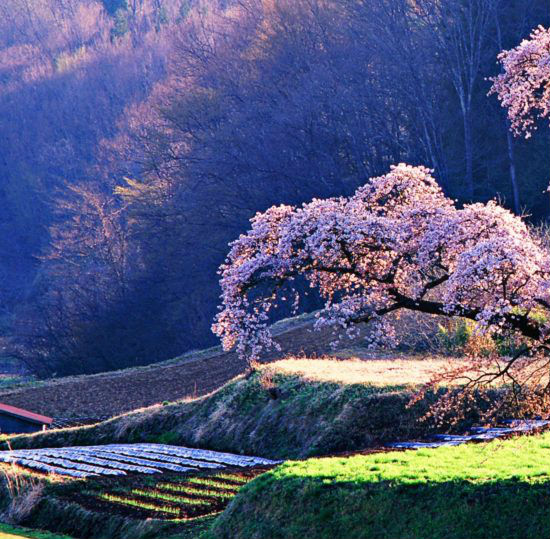
#> input picture Sourses/photo3.jpg, 550 x 539 px
$ python code.py
#> lines starting #> are read from the running program, lines starting #| are printed output that depends on the picture
import numpy as np
import cv2
def detectAndDescribe(image):
	descriptor = cv2.xfeatures2d.SIFT_create()
	(kps, features) = descriptor.detectAndCompute(image, None)
	kps = np.float32([kp.pt for kp in kps])
	return (kps, features)

def matchKeypoints(kpsA, kpsB, featuresA, featuresB, ratio, reprojThresh):
	matcher = cv2.DescriptorMatcher_create("BruteForce")
	rawMatches = matcher.knnMatch(featuresA, featuresB, 2)
	matches = []
	for m in rawMatches:
		if len(m) == 2 and m[0].distance < m[1].distance * ratio:
			matches.append((m[0].trainIdx, m[0].queryIdx))
		if len(matches) > 100:
			ptsA = np.float32([kpsA[i] for (_, i) in matches])
			ptsB = np.float32([kpsB[i] for (i, _) in matches])

			(H, status) = cv2.findHomography(ptsA, ptsB, cv2.RANSAC,
				reprojThresh)
			return (matches, H, status)
	return None

def warpImages(img1, img2, H):
	rows1, cols1 = img1.shape[:2]
	rows2, cols2 = img2.shape[:2]

	list_of_points_1 = np.float32([[0,0], [0,rows1], [cols1, rows1], [cols1,0]]).reshape(-1,1,2)
	temp_points = np.float32([[0,0], [0,rows2], [cols2, rows2], [cols2,0]]).reshape(-1,1,2)

	list_of_points_2 = cv2.perspectiveTransform(temp_points, H)
	list_of_points = np.concatenate((list_of_points_1, list_of_points_2), axis=0)

	[x_min, y_min] = np.int32(list_of_points.min(axis=0).ravel() - 0.5)
	[x_max, y_max] = np.int32(list_of_points.max(axis=0).ravel() + 0.5)

	translation_dist = [-x_min, -y_min]
	H_translation = np.array([[1, 0, translation_dist[0]], [0, 1, translation_dist[1]], [0,0,1]])

	output_img = cv2.warpPerspective(img2, H_translation.dot(H), (x_max - x_min, y_max - y_min))
	output_img[translation_dist[1]:rows1+translation_dist[1],translation_dist[0]:cols1+translation_dist[0]] = img1
	return output_img


image1 = cv2.imread("photo3.jpg",0)
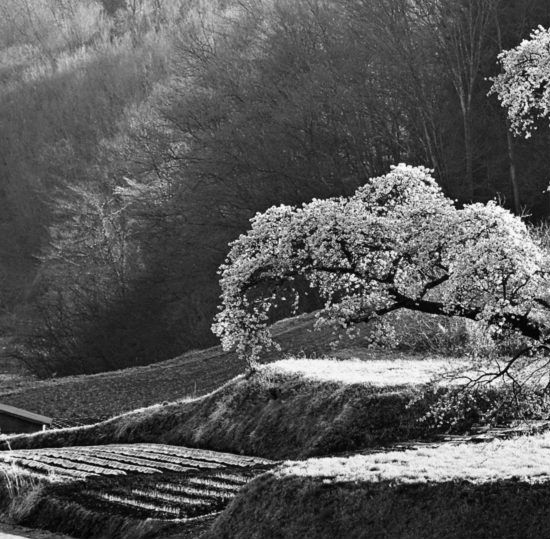
#> image1: shape (539, 550); min 0, max 255, mean 87.7
image2 = cv2.imread("photo4.jpg",0)
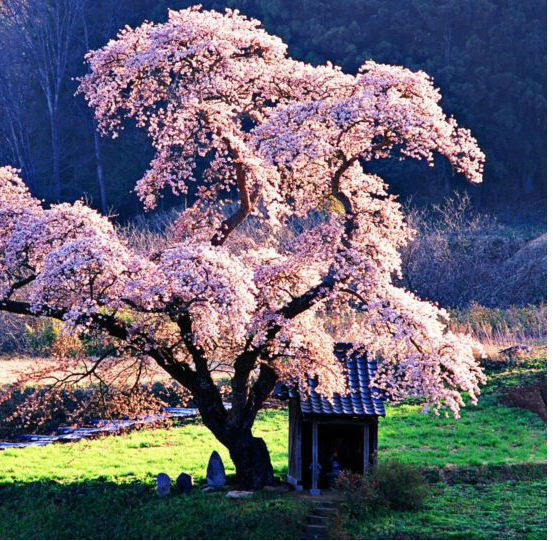
#> input picture Sourses/photo4.jpg, 553 x 541 px
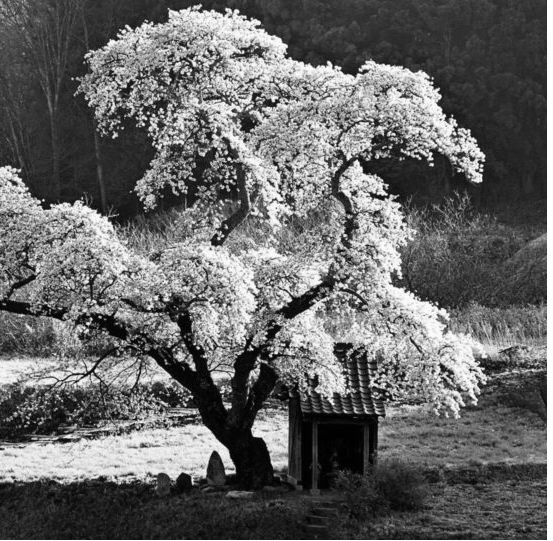
#> image2: shape (541, 553); min 0, max 255, mean 102.8
(kps1, features1) = detectAndDescribe(image1)
#> in detectAndDescribe, `(kps, features) = descriptor.detectAndCompute(image, None)`: kps = 3269 keypoints; strongest (x, y, size): (501, 323, 2.3), (513, 317, 2), (284, 299, 2.1), (464, 205, 2)
#> in detectAndDescribe, `kps = np.float32([kp.pt for kp in kps])`: kps = 3269 pairs, first value 2.28 to 546.6, second value 2.41 to 535.6
#> kps1 has the same summary as kps in detectAndDescribe
(kps2, features2) = detectAndDescribe(image2)
#> in detectAndDescribe (call 2), `(kps, features) = descriptor.detectAndCompute(image, None)`: kps = 4900 keypoints; strongest (x, y, size): (432, 164, 2.4), (198, 348, 2), (229, 159, 2.3), (273, 431, 25.3)
#> kps2 = 4900 pairs, first value 2.86 to 545.5, second value 2.8 to 537.2

ratio=0.8
reprojThresh=4.0
M21 = matchKeypoints(kps2, kps1, features2, features1, ratio, reprojThresh)
#> in matchKeypoints, `rawMatches = matcher.knnMatch(featuresA, featuresB, 2)`: rawMatches = 4900 matches
#> after the loop in matchKeypoints, `for m in rawMatches:`: matches = 101 pairs, first value 2297 to 2453, second value 0 to 160

if M21 is None:
	print("M is None")
(matches, H, status) = M21
#> H = [[1, 0.000624, 412.9], [-0.00337, 1, -0.0365], [-7.22e-06, 8.94e-07, 1]]; status = 101 values from 1 to 1

result = warpImages(image1, image2, H)
#> in warpImages, `list_of_points_2 = cv2.perspectiveTransform(temp_points, H)`: list_of_points_2 = [[412.9, -0.0365], [413.1, 541], [969.8, 541.3], [969.9, -1.91]]
#> in warpImages, `list_of_points = np.concatenate((list_of_points_1, list_of_points_2), ..`: list_of_points = [[0, 0], [0, 539], [550, 539], [550, 0], [412.9, -0.0365], [413.1, 541], [969.8, 541.3], [969.9, -1.91]]
#> in warpImages, `[x_min, y_min] = np.int32(list_of_points.min(axis=0).ravel() - 0.5)`: x_min = 0; y_min = -2
#> in warpImages, `[x_max, y_max] = np.int32(list_of_points.max(axis=0).ravel() + 0.5)`: x_max = 970; y_max = 541
#> in warpImages, `translation_dist = [-x_min, -y_min]`: translation_dist = [0, 2]
#> in warpImages, `H_translation = np.array([[1, 0, translation_dist[0]], [0, 1, translat..`: H_translation = [[1, 0, 0], [0, 1, 2], [0, 0, 1]]
#> in warpImages, `output_img = cv2.warpPerspective(img2, H_translation.dot(H), (x_max - ..`:
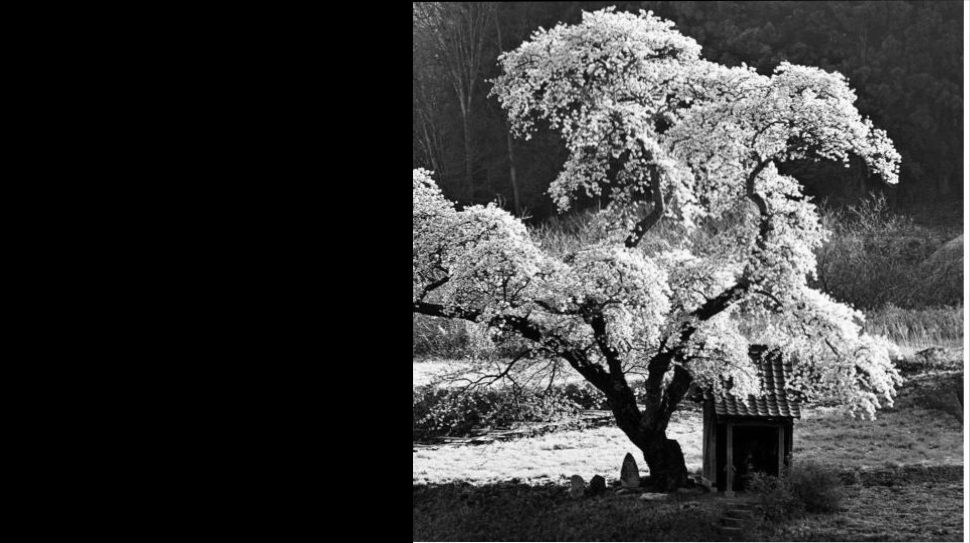
#> output_img: shape (543, 970); min 0, max 255, mean 58.9
#> in warpImages, `output_img[translation_dist[1]:rows1+translation_dist[1],translation_d..`:
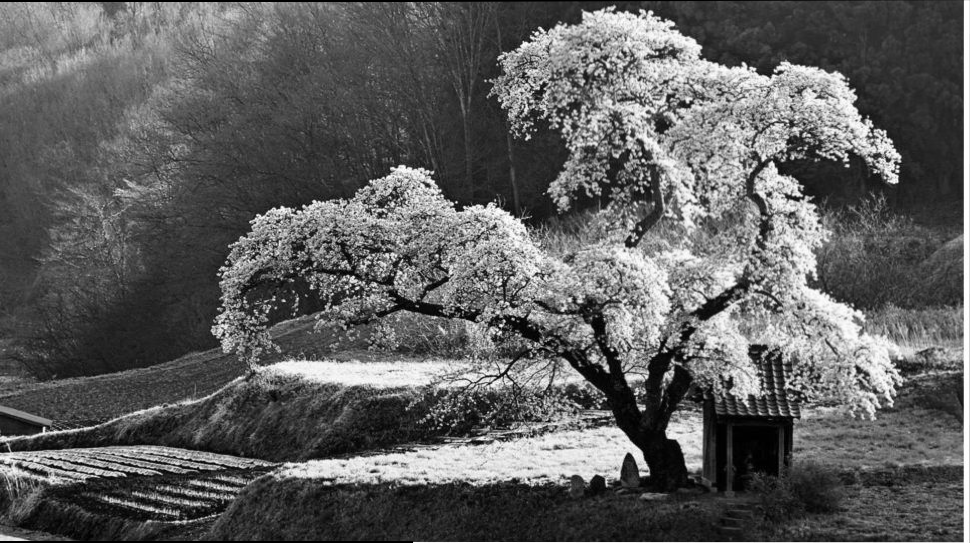
#> output_img: shape (543, 970); min 0, max 255, mean 94.7
cv2.imshow("image 1",image1)
cv2.imshow("image 2",image2)
cv2.imshow("result",result)

cv2.waitKey(0)
cv2.destroyAllWindows()
